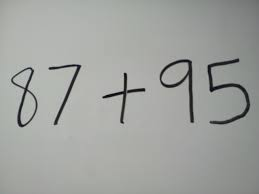
#> input picture test/images/test_0.jpg, 259 x 194 px
$ python -i detector.py   (imports and definitions only)
#> lines starting #> are read from the running program, lines starting #| are printed output that depends on the picture; after the words box and inside, x2 and y2 are one past the last pixel; in counts of white or black regions, pixels touching at a corner belong together
from typing import Tuple, List

import cv2 as cv
import numpy as np


class OpenCVDetector:
    """
    Object detector, implemented as wrapper around OpenCVs contour
    detector.
    """

    @staticmethod
    def detect(image: np.array, sort: bool = True,
               min_area: int = None) -> List[Tuple[Tuple[int, int],
                                                   Tuple[int, int],
                                                   np.ndarray]]:
        """
        Detect the objects on `image` and return list of tuples.
        Each tuple contains 3 elements: upper left corner, bottom right corner
        and cropped part of the image bounded by those two corners.
        Objects can sorted in order as they show up in the picture from
        top left to bottom right.

        :param image: numpy array representing input image
        :param sort: if True sort objects
        :param min_area: minimum contour area to be recognized as valid object
        :return: list of coordinates and bounding boxes around detected objects
        """
#> called with sort = True

        ret, thresh = cv.threshold(image, 127, 255, 0)
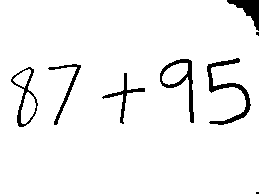
#> thresh: shape (194, 259); 95.1% white; 8 black regions (2 under 20 px)

        contours, hierarchy = cv.findContours(thresh, 3, 2)
#> contours = 9 contours; largest, box (x1, y1, x2, y2) and area: (0, 0, 259, 194) 49378, (159, 58, 195, 124) 965, (10, 66, 39, 128) 916, (206, 57, 252, 126) 782, (101, 72, 146, 125) 382

        characters = []
        for i, h in enumerate(hierarchy[0]):
            if h[3] == 0:
                cnt = contours[i]
                x, y, w, h = cv.boundingRect(cnt)
                characters.append(((x, y), (x + w, y + h), image[y:y + h, x:x + w]))
#> this loop made 9 passes
#> (x, y, w) on passes 2, 3, 6, 7, 9: (101, 72, 45), (10, 66, 29), (47, 63, 35), (159, 58, 36), (206, 57, 46)
#> after the loop, characters = 5 items; cnt = contour of 132 points, box (x1, y1, x2, y2) (206, 57, 252, 126), area 782; w = 46; x = 206; y = 57

        if min_area:
            characters = list(filter(lambda x: (x[1][0] - x[0][0]) * (x[1][1] - x[0][1] > min_area), characters))

        if sort:
            max_height = max(map(lambda x: x[1][1] - x[0][1], characters))
#> max_height = 69
            nearest = max_height * 1.4
#> nearest = 96.6
            characters.sort(key=lambda r: [int(nearest * round(float(r[0][1]) / nearest)),
                                           r[0][0]])

        return characters

>>> import cv2
>>> picture = cv2.imread('../../test/images/test_0.jpg', cv2.IMREAD_GRAYSCALE)
>>> result = OpenCVDetector().detect(picture)
#> result = 5 items
